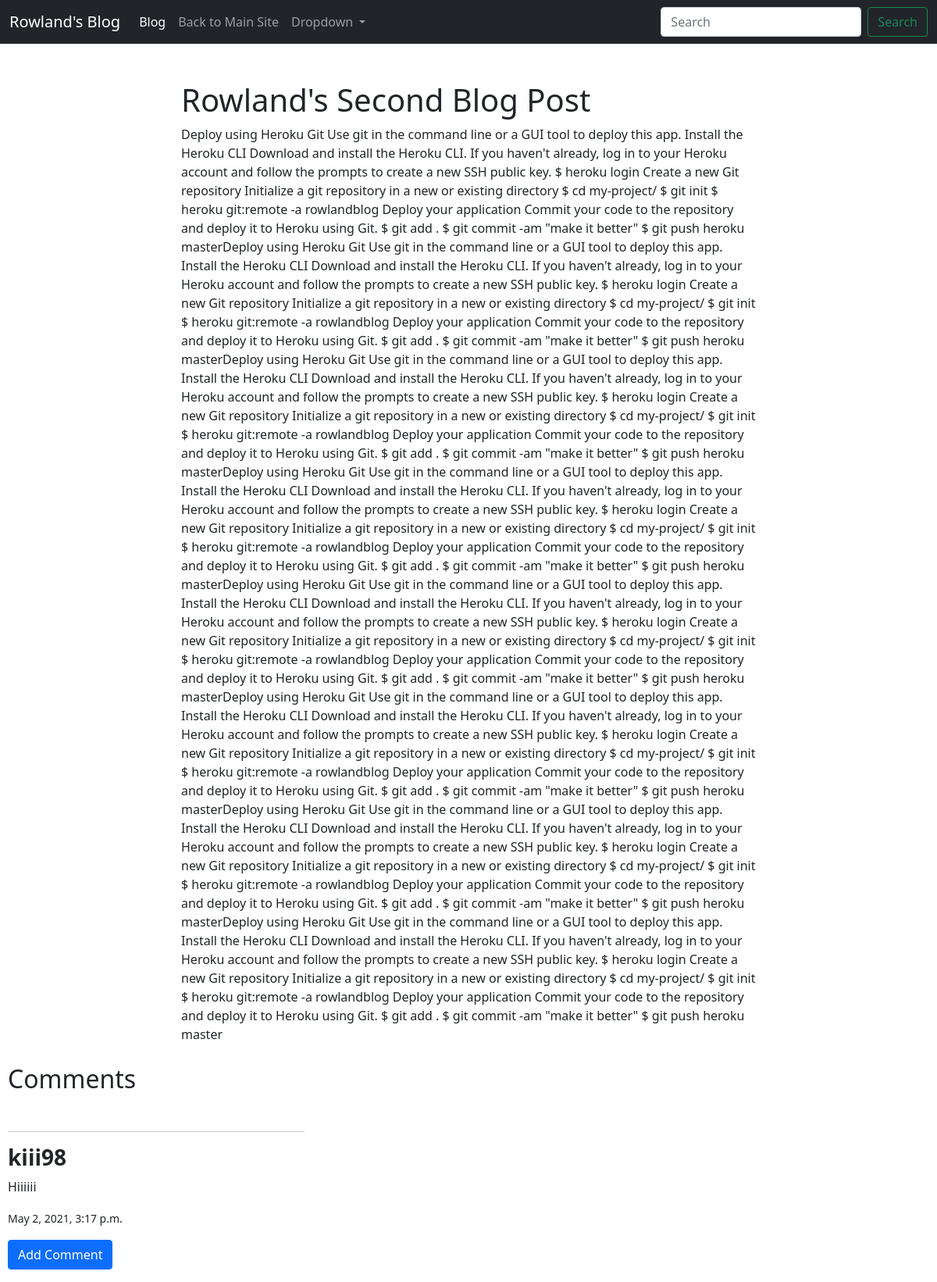
Page /blogapp/Second-Post/ (signed in) on the committed database.
### blogapp/models.py (models this page shows, shortened)
class Post(models.Model):
    class NewManger(models.Manager):
        def get_queryset(self):
            return super().get_queryset().filter(status='published')
    post_status = (
        ('draft', 'Draft'),
        ('published', 'Published')
    )
    title = models.CharField(max_length=200)
    excerpt = models.TextField(null = True)
    slug = models.SlugField(max_length=200, unique_for_date='publish')
    publish = models.DateTimeField(default=timezone.now())
    status = models.CharField(max_length=10, choices=post_status, default= 'draft')
    author = models.ForeignKey(User, on_delete=models.CASCADE, related_name='blog_posts')
    body = models.TextField()
    objects = models.Manager() # default manager
    newmanager = NewManger() # custom manager
    class Meta:
        ordering = ('-publish',)

class Comment(models.Model):
    post = models.ForeignKey(Post, related_name='comments', on_delete=models.CASCADE)
    authors_name = models.ForeignKey(User, on_delete=models.CASCADE)
    comment_body = models.TextField()
    date_added = models.DateTimeField(auto_now_add=True)

### blogapp/views.py (the view)
# urls.py: path('<slug:post>/', views.post_single, name='post_single'),
@login_required(login_url='login')
def post_single(request, post):
    post = get_object_or_404(Post, slug=post, status='published')
    return render(request, 'single.html', {'post': post})

### blogapp/templates/single.html
{% extends 'base.html' %}
{% block content %}
<div class = 'container'>
  <div class = 'row justify-content-md-center pt-5'>
    <div class ='col-md-8'>
      <div class = 'col-12'><h1>{{post.title}}</h1></div>
      <div class = 'col-12'><p>{{post.body|safe}}</p></div>
    </div>
  </div>
</div>
<div class="col-md-4">
  <div style="margin: 10px">
    <h2>Comments</h2>
    <br>
    <hr>
    {% if not post.comments.all %}
      <p>No comments added yet...</p>
    {% else %}
      {% for comment in post.comments.all %}
        <h3><strong>{{ comment.authors_name }} </strong></h3>
        <p>{{ comment.comment_body }}</p>
        <p><small>{{ comment.date_added }}</small></p>
      {% endfor %}
    {% endif %}
    <p><a class="btn btn-primary" href="">Add Comment</a></p>
  </div>
</div>
{% endblock %}

### rows in the picture
Post: title "Rowland's Second Blog Post", body "Deploy using Heroku Git Use git in the command line or a GUI tool to deploy this app. Install the Heroku CLI Download and install the Heroku CLI. If you haven't already, log in to your Heroku account and follow the prompts to create a new SSH public key. $ heroku login Create a new Git repository Initialize a git repository in a new or existing directory $ cd my-project/ $ git init $ heroku git:remote -a rowlandblog Deploy your application Commit your code to the repository and deploy it to Heroku using Git. $ git add . $ git commit -am \"make it better\" $ git push heroku masterDeploy using Heroku Git Use git in the command line or a GUI tool to deploy this app. Install the Heroku CLI…"
Comment: authors_name "kiii98", comment_body "Hiiiiii", date_added "May 2, 2021, 3:17 p.m."
